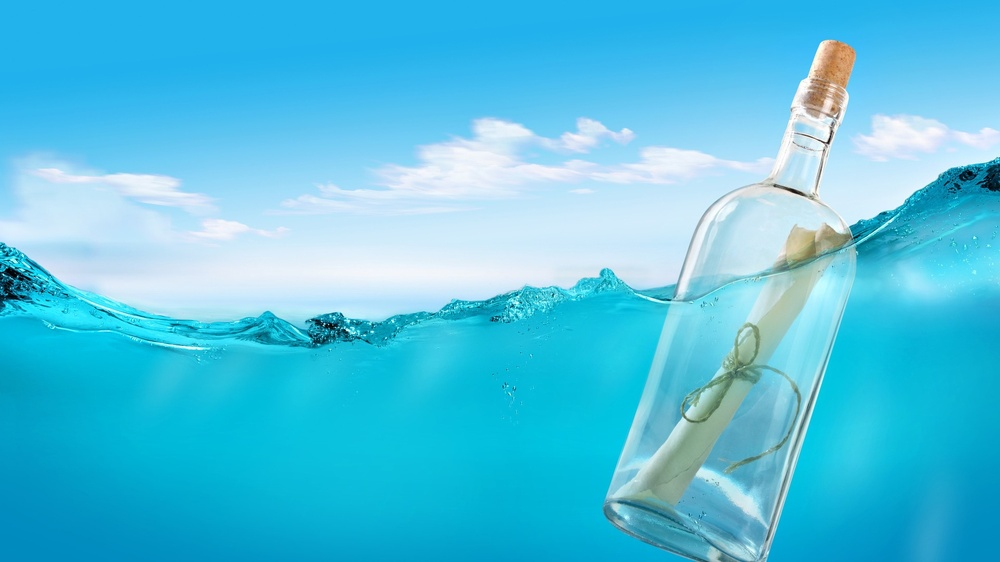
#> input picture Images/bottle.jpg, 1000 x 562 px, shrunk from 1920 x 1080 before the run, found by its file name
$ jupyter execute '6. Changing Color-Space & Object Tracking.ipynb'
#> lines starting #> are read from the running program, lines starting #| are printed output that depends on the picture; after the words box and inside, x2 and y2 are one past the last pixel; in counts of white or black regions, pixels touching at a corner belong together
There are more than 150 color-space conversion methods available in OpenCV. But we will look into only two which are most widely used ones, BGR to Gray and BGR to HSV.

For color conversion, we use the function **cv2.cvtColor(input_image, flag)** where **flag** determines the type of conversion.

For BGR to Gray conversion we use the flags **cv2.COLOR_BGR2GRAY**. Similarly for BGR to HSV, we use the flag **cv2.COLOR_BGR2HSV**. To get other flags, just run following commands in your Python terminal :

[cell 1]
import cv2
flags = [i for i in dir(cv2) if i.startswith('COLOR_')]
print(flags)

### Object Tracking
Now we know how to convert BGR image to HSV, we can use this to extract a colored object. In HSV, it is more easier to represent a color than RGB color-space. In our application, we will try to extract a blue colored object. So here is the method:

Convert Image from BGR to HSV color-space<br>
We threshold the HSV image for a range of blue color<br>
Now extract the blue object alone, we can do whatever on that image we want

[cell 2]
import cv2
import numpy as np

img = cv2.imread('Images\\bottle.jpg')
#> img is the input picture: shape (562, 1000, 3); mean B, G, R 225.2, 194.3, 82.5
hsv = cv2.cvtColor(img,cv2.COLOR_BGR2HSV)
#> hsv: shape (562, 1000, 3); mean H, S, V 96.4, 166.4, 226

#define range of blue color in HSV
lower_blue = np.array([80,100,50])
upper_blue = np.array([120,255,255])

#Threshold the Image to get only the blue colors
mask = cv2.inRange(hsv,lower_blue,upper_blue)
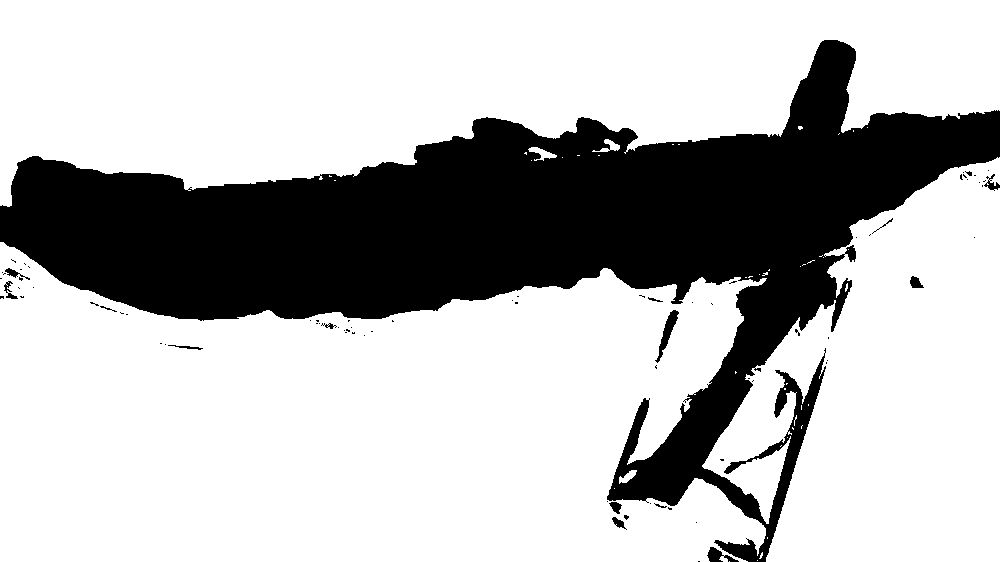
#> mask: shape (562, 1000); 72.3% white; 80 black regions (64 under 20 px), largest, box (x1, y1, x2, y2) and area: (0, 40, 1000, 562) 154339, (655, 310, 679, 363) 364, (707, 547, 739, 562) 219
res = cv2.bitwise_and(img,img,mask = mask)
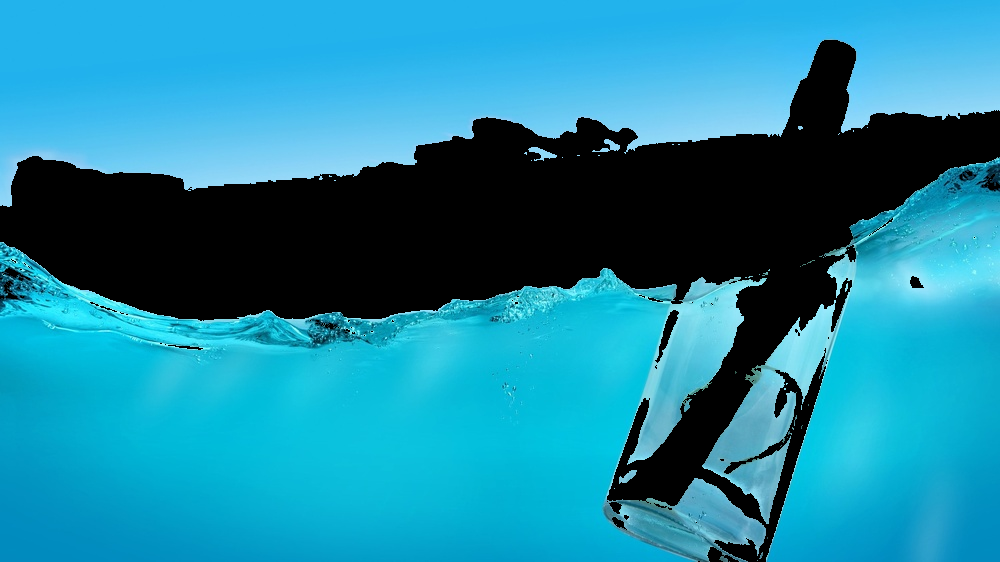
#> res: shape (562, 1000, 3); mean B, G, R 159.8, 132.5, 28.6
